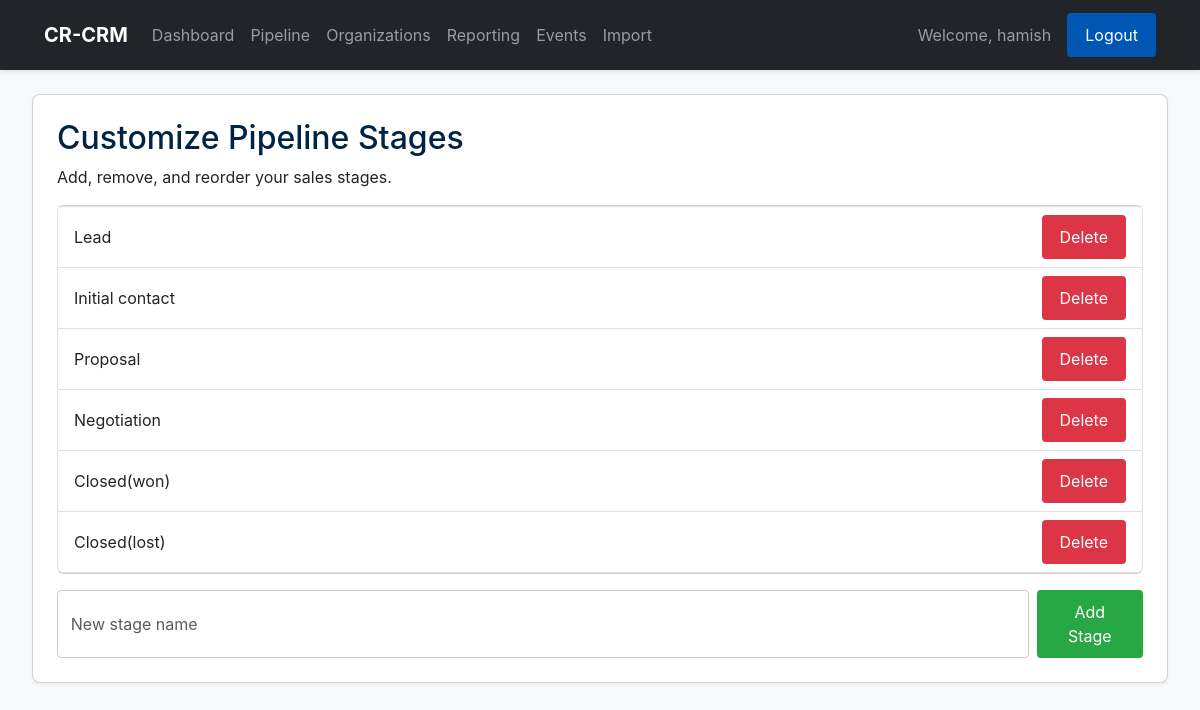
/settings (signed in), run on the app's committed database.
### app.py (models this page shows, shortened)
class User(UserMixin, db.Model):
    id = db.Column(db.Integer, primary_key=True)
    username = db.Column(db.String(80), unique=True, nullable=False)
    email = db.Column(db.String(120), unique=True, nullable=False)
    password_hash = db.Column(db.String(256), nullable=False)
    organizations = db.relationship('Organization', backref='owner', lazy=True)
    deals = db.relationship('Deal', backref='owner', lazy=True)

class PipelineStage(db.Model):
    id = db.Column(db.Integer, primary_key=True)
    name = db.Column(db.String(100), nullable=False)
    order = db.Column(db.Integer, nullable=False) # To control the display order
    user_id = db.Column(db.Integer, db.ForeignKey('user.id'), nullable=False)

### app.py (the view, shortened to what this page needs)
@app.route('/settings', methods=['GET', 'POST'])
@login_required
def settings():
    stages = PipelineStage.query.filter_by(user_id=current_user.id).order_by(PipelineStage.order).all()
    return render_template('settings.html', stages=stages)

### app.py (called while the page is built)
@login_manager.user_loader
def load_user(user_id):
    return User.query.get(int(user_id))

### templates/settings.html (shortened to what this page needs)
{% extends "base.html" %}
{% block content %}
<div class="card">
    <h2>Customize Pipeline Stages</h2>
    <p>Add, remove, and reorder your sales stages.</p>
    <ul class="list-group mb-3">
        {% for stage in stages %}
        <li class="list-group-item d-flex justify-content-between align-items-center">
            {{ stage.name }}
            <form action="{{ url_for('delete_stage', stage_id=stage.id) }}" method="post" onsubmit="return confirm('Are you sure? Deleting a stage cannot be undone.');">
                <button type="submit" class="btn btn-danger btn-sm">Delete</button>
            </form>
        </li>
        {% endfor %}
    </ul>
    <form action="{{ url_for('settings') }}" method="post" class="d-flex gap-2">
        <input type="text" name="stage_name" class="form-control" placeholder="New stage name" required>
        <button type="submit" class="btn btn-success">Add Stage</button>
    </form>
</div>
{% endblock %}

### templates/base.html (shortened to what this page needs)
<!DOCTYPE html>
<html lang="en">
<head>
    <link href="https://cdn.jsdelivr.net/npm/bootstrap@5.3.3/dist/css/bootstrap.min.css" rel="stylesheet">
    <link rel="stylesheet" href="{{ url_for('static', filename='css/style.css') }}">
</head>
<body style="background-color: #f8f9fa;">
    <nav class="navbar navbar-expand-lg navbar-dark bg-dark">
        <div class="container-fluid">
            <a class="navbar-brand fw-bold" href="{{ url_for('dashboard') }}">CR-CRM</a>
            <div class="collapse navbar-collapse" id="navbarNav">
                <ul class="navbar-nav me-auto mb-2 mb-lg-0">
                    <li class="nav-item">
                        <a class="nav-link" href="{{ url_for('dashboard') }}">Dashboard</a>
                    </li>
                    <li class="nav-item">
                        <a class="nav-link" href="{{ url_for('pipeline') }}">Pipeline</a>
                    </li>
                    <li class="nav-item">
                        <a class="nav-link" href="{{ url_for('organization_list') }}">Organizations</a>
                    </li>
                    <li class="nav-item">
                        <a class="nav-link" href="{{ url_for('reporting') }}">Reporting</a>
                    </li>
                    <li class="nav-item">
                        <a class="nav-link" href="{{ url_for('event_list') }}">Events</a>
                    </li>
                    <li class="nav-item">
                        <a class="nav-link" href="{{ url_for('import_data') }}">Import</a>
                    </li>
                </ul>
                {% if current_user.is_authenticated %}
                <span class="navbar-text me-3">
                    Welcome, {{ current_user.username }}
                </span>
                <a href="{{ url_for('logout') }}" class="btn btn-outline-light btn-sm">Logout</a>
                {% else %}
                <a href="{{ url_for('login') }}" class="btn btn-outline-light btn-sm">Login</a>
                {% endif %}
            </div>
        </div>
    </nav>
    <main class="container mt-4">
        {% block content %}{% endblock %}
    </main>
</body>
</html>

### static/css/style.css (style rules this page uses)
body { font-family: -apple-system, BlinkMacSystemFont, "Segoe UI", Roboto, "Helvetica Neue", Arial, sans-serif; margin: 0; background-color: #f4f7f6; color: #3a3b3c; }
.container { max-width: 1200px; margin: 2rem auto; padding: 0 2rem; }
h1, h2, h3 { color: #002346; margin-top: 0; }
a { color: #0056b3; text-decoration: none; }
.navbar { background-color: #002346; padding: 0.8rem 2rem; color: white; display: flex; align-items: center; justify-content: space-between; box-shadow: 0 2px 4px rgba(0,0,0,0.1); }
.navbar-brand { font-size: 1.25rem; font-weight: bold; }
.card { background-color: white; border-radius: 8px; padding: 1.5rem; box-shadow: 0 2px 4px rgba(0,0,0,0.05); margin-bottom: 2rem; }
input[type="text"], input[type="email"], input[type="password"], input[type="number"], input[type="date"], select, textarea { width: 100%; padding: 0.8rem; border: 1px solid #ccc; border-radius: 4px; box-sizing: border-box; font-size: 1rem; }
.button, .btn { display: inline-block; padding: 10px 18px; background-color: #0056b3; color: white !important; border: none; border-radius: 4px; cursor: pointer; font-size: 1rem; text-align: center; text-decoration: none; }
.btn-success { background-color: #28a745; }
.btn-danger { background-color: #dc3545; }

### data on the page
User: username "hamish"
PipelineStage: name "Lead"
PipelineStage: name "Initial contact"
PipelineStage: name "Proposal"
PipelineStage: name "Negotiation"
PipelineStage: name "Closed(won)"
PipelineStage: name "Closed(lost)"
